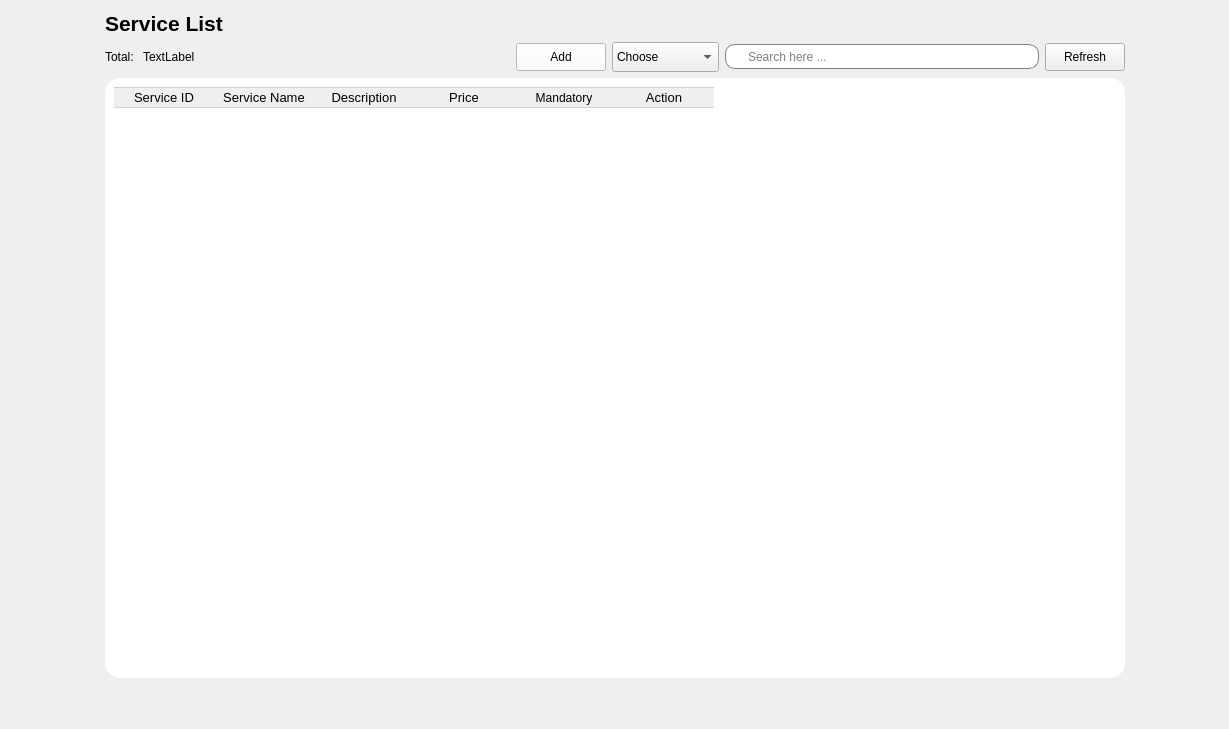
             <widget class="QWidget" name="page_4">
              <layout class="QHBoxLayout" name="horizontalLayout_46">
               <item>
                <spacer name="horizontalSpacer_34">
                 <property name="orientation">
                  <enum>Qt::Orientation::Horizontal</enum>
                 </property>
                 <property name="sizeHint" stdset="0">
                  <size>
                   <width>94</width>
                   <height>20</height>
                  </size>
                 </property>
                </spacer>
               </item>
               <item>
                <layout class="QVBoxLayout" name="verticalLayout_21">
                 <item>
                  <layout class="QHBoxLayout" name="horizontalLayout_21">
                   <item>
                    <widget class="QLabel" name="label_14">
                     <property name="font">
                      <font>
                       <pointsize>16</pointsize>
                       <bold>true</bold>
                      </font>
                     </property>
                     <property name="text">
                      <string>Service List</string>
                     </property>
                    </widget>
                   </item>
                   <item>
                    <spacer name="horizontalSpacer_15">
                     <property name="orientation">
                      <enum>Qt::Orientation::Horizontal</enum>
                     </property>
                     <property name="sizeHint" stdset="0">
                      <size>
                       <width>40</width>
                       <height>20</height>
                      </size>
                     </property>
                    </spacer>
                   </item>
                  </layout>
                 </item>
                 <item>
                  <layout class="QHBoxLayout" name="horizontalLayout_22">
                   <item>
                    <layout class="QHBoxLayout" name="horizontalLayout_23">
                     <item>
                      <widget class="QLabel" name="label_15">
                       <property name="text">
                        <string>Total: </string>
                       </property>
                      </widget>
                     </item>
                     <item>
                      <widget class="QLabel" name="totalservice">
                       <property name="text">
                        <string>TextLabel</string>
                       </property>
                      </widget>
                     </item>
                    </layout>
                   </item>
                   <item>
                    <spacer name="horizontalSpacer_16">
                     <property name="orientation">
                      <enum>Qt::Orientation::Horizontal</enum>
                     </property>
                     <property name="sizeHint" stdset="0">
                      <size>
                       <width>40</width>
                       <height>20</height>
                      </size>
                     </property>
                    </spacer>
                   </item>
                   <item>
                    <widget class="QPushButton" name="addSer">
                     <property name="minimumSize">
                      <size>
                       <width>90</width>
                       <height>28</height>
                      </size>
                     </property>
                     <property name="styleSheet">
                      <string notr="true">QPushButton{
background-color: rgb(255, 255, 255);
}</string>
                     </property>
                     <property name="text">
                      <string>Add</string>
                     </property>
                     <property name="icon">
                      <iconset resource="Resources.qrc">
                       <normaloff>:/new/prefix1/Resources/add.png</normaloff>:/new/prefix1/Resources/add.png</iconset>
                     </property>
                     <property name="iconSize">
                      <size>
                       <width>10</width>
                       <height>10</height>
                      </size>
                     </property>
                     <property name="checkable">
                      <bool>false</bool>
                     </property>
                    </widget>
                   </item>
                   <item>
                    <widget class="QComboBox" name="CBSS">
                     <property name="minimumSize">
                      <size>
                       <width>0</width>
                       <height>30</height>
                      </size>
                     </property>
                     <item>
                      <property name="text">
                       <string>Choose</string>
                      </property>
                     </item>
                     <item>
                      <property name="text">
                       <string>Service ID</string>
                      </property>
                     </item>
                     <item>
                      <property name="text">
                       <string>Service Name</string>
                      </property>
                     </item>
                    </widget>
                   </item>
                   <item>
                    <widget class="QLineEdit" name="LineEditSearchSer">
                     <property name="minimumSize">
                      <size>
                       <width>0</width>
                       <height>25</height>
                      </size>
                     </property>
                     <property name="styleSheet">
                      <string notr="true">QLineEdit{
padding-left:20px;
border: 1px solid gray;
border-radius: 10px;
}</string>
                     </property>
                     <property name="placeholderText">
                      <string>Search here ...</string>
                     </property>
                    </widget>
                   </item>
                   <item>
                    <widget class="QPushButton" name="RefbtnSer">
                     <property name="minimumSize">
                      <size>
                       <width>65</width>
                       <height>28</height>
                      </size>
                     </property>
                     <property name="text">
                      <string>Refresh</string>
                     </property>
                     <property name="icon">
                      <iconset resource="Resources.qrc">
                       <normaloff>:/new/prefix1/Resources/reload.png</normaloff>:/new/prefix1/Resources/reload.png</iconset>
                     </property>
                    </widget>
                   </item>
                  </layout>
                 </item>
                 <item>
                  <widget class="QFrame" name="frame_6">
                   <property name="minimumSize">
                    <size>
                     <width>1020</width>
                     <height>600</height>
                    </size>
                   </property>
                   <property name="styleSheet">
                    <string notr="true">QWidget{
background-color: rgb(255, 255, 255);
border-radius:15px;
}</string>
                   </property>
                   <property name="frameShape">
                    <enum>QFrame::Shape::StyledPanel</enum>
                   </property>
                   <property name="frameShadow">
                    <enum>QFrame::Shadow::Raised</enum>
                   </property>
                   <layout class="QVBoxLayout" name="verticalLayout_8">
                    <item>
                     <widget class="QTableWidget" name="SerTable">
                      <property name="minimumSize">
                       <size>
                        <width>0</width>
                        <height>0</height>
                       </size>
                      </property>
                      <property name="font">
                       <font>
                        <pointsize>10</pointsize>
                       </font>
                      </property>
                      <property name="styleSheet">
                       <string notr="true">QPushButton{
	 border: none;
}
QTableWidget::item {
       border-right: none;
       border-left: none;
       border-bottom: 1px solid #D3D3D3;
}
QHeaderView::section {
       border: 1px solid #D3D3D3; 
       border-right: none;      
       border-left: none;       
}</string>
                      </property>
                      <property name="editTriggers">
                       <set>QAbstractItemView::EditTrigger::NoEditTriggers</set>
                      </property>
                      <property name="alternatingRowColors">
                       <bool>true</bool>
                      </property>
                      <property name="selectionMode">
                       <enum>QAbstractItemView::SelectionMode::NoSelection</enum>
                      </property>
                      <property name="showGrid">
                       <bool>false</bool>
                      </property>
                      <attribute name="horizontalHeaderVisible">
                       <bool>true</bool>
                      </attribute>
                      <attribute name="horizontalHeaderCascadingSectionResizes">
                       <bool>false</bool>
                      </attribute>
                      <attribute name="horizontalHeaderHighlightSections">
                       <bool>true</bool>
                      </attribute>
                      <attribute name="horizontalHeaderShowSortIndicator" stdset="0">
                       <bool>false</bool>
                      </attribute>
                      <attribute name="horizontalHeaderStretchLastSection">
                       <bool>false</bool>
                      </attribute>
                      <column>
                       <property name="text">
                        <string>Service ID</string>
                       </property>
                       <property name="font">
                        <font>
                         <pointsize>10</pointsize>
                        </font>
                       </property>
                      </column>
                      <column>
                       <property name="text">
                        <string>Service Name</string>
                       </property>
                       <property name="font">
                        <font>
                         <pointsize>10</pointsize>
                        </font>
                       </property>
                      </column>
                      <column>
                       <property name="text">
                        <string>Description</string>
                       </property>
                       <property name="font">
                        <font>
                         <pointsize>10</pointsize>
                        </font>
                       </property>
                      </column>
                      <column>
                       <property name="text">
                        <string>Price</string>
                       </property>
                       <property name="font">
                        <font>
                         <pointsize>10</pointsize>
                        </font>
                       </property>
                      </column>
                      <column>
                       <property name="text">
                        <string>Mandatory</string>
                       </property>
                      </column>
                      <column>
                       <property name="text">
                        <string>Action</string>
                       </property>
                       <property name="font">
                        <font>
                         <pointsize>10</pointsize>
                        </font>
                       </property>
                      </column>
                     </widget>
                    </item>
                   </layout>
                  </widget>
                 </item>
                 <item>
                  <spacer name="verticalSpacer_7">
                   <property name="orientation">
                    <enum>Qt::Orientation::Vertical</enum>
                   </property>
                   <property name="sizeHint" stdset="0">
                    <size>
                     <width>20</width>
                     <height>40</height>
                    </size>
                   </property>
                  </spacer>
                 </item>
                </layout>
               </item>
               <item>
                <spacer name="horizontalSpacer_35">
                 <property name="orientation">
                  <enum>Qt::Orientation::Horizontal</enum>
                 </property>
                 <property name="sizeHint" stdset="0">
                  <size>
                   <width>93</width>
                   <height>20</height>
                  </size>
                 </property>
                </spacer>
               </item>
              </layout>
             </widget>
